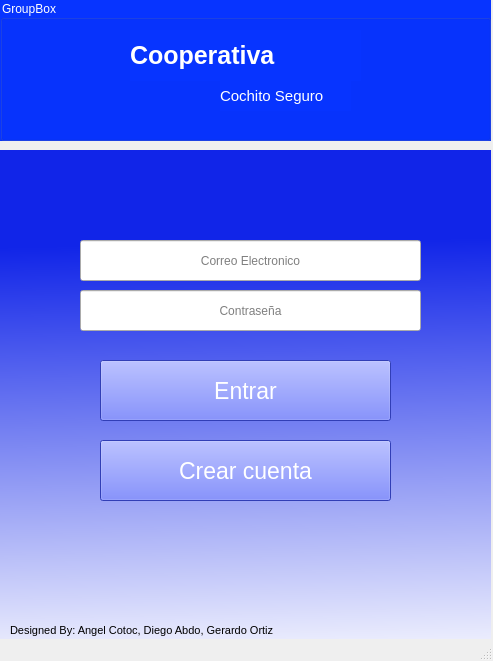
<?xml version="1.0" encoding="UTF-8"?>
<ui version="4.0">
 <class>MainWindow</class>
 <widget class="QMainWindow" name="MainWindow">
  <property name="geometry">
   <rect>
    <x>0</x>
    <y>0</y>
    <width>493</width>
    <height>661</height>
   </rect>
  </property>
  <property name="windowTitle">
   <string>MainWindow</string>
  </property>
  <widget class="QWidget" name="centralwidget">
   <widget class="QGroupBox" name="groupBox">
    <property name="geometry">
     <rect>
      <x>0</x>
      <y>0</y>
      <width>491</width>
      <height>141</height>
     </rect>
    </property>
    <property name="styleSheet">
     <string notr="true">color: rgb(255, 255, 255);
background-color: rgb(7, 52, 255);</string>
    </property>
    <property name="title">
     <string>GroupBox</string>
    </property>
    <widget class="QLabel" name="label">
     <property name="geometry">
      <rect>
       <x>130</x>
       <y>30</y>
       <width>231</width>
       <height>51</height>
      </rect>
     </property>
     <property name="font">
      <font>
       <pointsize>19</pointsize>
       <weight>75</weight>
       <bold>true</bold>
      </font>
     </property>
     <property name="text">
      <string>Cooperativa</string>
     </property>
    </widget>
    <widget class="QLabel" name="label_2">
     <property name="geometry">
      <rect>
       <x>220</x>
       <y>80</y>
       <width>131</width>
       <height>31</height>
      </rect>
     </property>
     <property name="font">
      <font>
       <pointsize>11</pointsize>
      </font>
     </property>
     <property name="text">
      <string>Cochito Seguro</string>
     </property>
    </widget>
   </widget>
   <widget class="QPushButton" name="Login_button">
    <property name="geometry">
     <rect>
      <x>100</x>
      <y>360</y>
      <width>291</width>
      <height>61</height>
     </rect>
    </property>
    <property name="font">
     <font>
      <pointsize>17</pointsize>
     </font>
    </property>
    <property name="styleSheet">
     <string notr="true">background-color: rgb(69, 87, 255);
color: rgb(255, 255, 255);</string>
    </property>
    <property name="text">
     <string>Entrar</string>
    </property>
   </widget>
   <widget class="QPushButton" name="Create_Account_Button">
    <property name="geometry">
     <rect>
      <x>100</x>
      <y>440</y>
      <width>291</width>
      <height>61</height>
     </rect>
    </property>
    <property name="font">
     <font>
      <pointsize>17</pointsize>
     </font>
    </property>
    <property name="styleSheet">
     <string notr="true">background-color: rgb(69, 87, 255);
color: rgb(255, 255, 255);</string>
    </property>
    <property name="text">
     <string>Crear cuenta</string>
    </property>
   </widget>
   <widget class="QLineEdit" name="email">
    <property name="geometry">
     <rect>
      <x>80</x>
      <y>240</y>
      <width>341</width>
      <height>41</height>
     </rect>
    </property>
    <property name="text">
     <string/>
    </property>
    <property name="alignment">
     <set>Qt::AlignCenter</set>
    </property>
    <property name="placeholderText">
     <string>Correo Electronico</string>
    </property>
   </widget>
   <widget class="QLineEdit" name="contrasenia">
    <property name="geometry">
     <rect>
      <x>80</x>
      <y>290</y>
      <width>341</width>
      <height>41</height>
     </rect>
    </property>
    <property name="text">
     <string/>
    </property>
    <property name="alignment">
     <set>Qt::AlignCenter</set>
    </property>
    <property name="placeholderText">
     <string>Contraseña</string>
    </property>
   </widget>
   <widget class="QLabel" name="label_3">
    <property name="geometry">
     <rect>
      <x>10</x>
      <y>620</y>
      <width>311</width>
      <height>21</height>
     </rect>
    </property>
    <property name="font">
     <font>
      <pointsize>8</pointsize>
     </font>
    </property>
    <property name="text">
     <string>Designed By: Angel Cotoc, Diego Abdo, Gerardo Ortiz</string>
    </property>
   </widget>
   <widget class="QLabel" name="label_4">
    <property name="geometry">
     <rect>
      <x>0</x>
      <y>150</y>
      <width>491</width>
      <height>531</height>
     </rect>
    </property>
    <property name="styleSheet">
     <string notr="true">background-color: qlineargradient(spread:pad, x1:0.512, y1:0, x2:0.532, y2:1, stop:0.174129 rgba(17, 37, 232, 255), stop:1 rgba(255, 255, 255, 255));</string>
    </property>
    <property name="text">
     <string/>
    </property>
   </widget>
   <widget class="QLabel" name="label_5">
    <property name="geometry">
     <rect>
      <x>0</x>
      <y>140</y>
      <width>491</width>
      <height>8</height>
     </rect>
    </property>
    <property name="styleSheet">
     <string notr="true">background-color: qconicalgradient(cx:0.426, cy:0.522727, angle:0, stop:0 rgba(136, 106, 22, 255), stop:0.109453 rgba(166, 140, 41, 255), stop:0.285 rgba(204, 181, 74, 255), stop:0.345 rgba(235, 219, 102, 255), stop:0.415 rgba(245, 236, 112, 255), stop:0.52 rgba(209, 190, 76, 255), stop:0.57 rgba(187, 156, 51, 255), stop:0.635 rgba(168, 142, 42, 255), stop:0.75 rgba(218, 202, 86, 255), stop:0.815 rgba(208, 187, 73, 255), stop:0.950249 rgba(202, 174, 68, 255));</string>
    </property>
    <property name="text">
     <string/>
    </property>
   </widget>
   <widget class="QLabel" name="Alerta_Login">
    <property name="geometry">
     <rect>
      <x>60</x>
      <y>540</y>
      <width>361</width>
      <height>41</height>
     </rect>
    </property>
    <property name="font">
     <font>
      <stylestrategy>PreferDefault</stylestrategy>
     </font>
    </property>
    <property name="styleSheet">
     <string notr="true">color: rgb(255, 0, 4);</string>
    </property>
    <property name="text">
     <string/>
    </property>
    <property name="alignment">
     <set>Qt::AlignCenter</set>
    </property>
   </widget>
   <zorder>label_4</zorder>
   <zorder>groupBox</zorder>
   <zorder>Login_button</zorder>
   <zorder>Create_Account_Button</zorder>
   <zorder>email</zorder>
   <zorder>contrasenia</zorder>
   <zorder>label_3</zorder>
   <zorder>label_5</zorder>
   <zorder>Alerta_Login</zorder>
  </widget>
  <widget class="QStatusBar" name="statusbar"/>
 </widget>
 <resources/>
 <connections/>
</ui>
